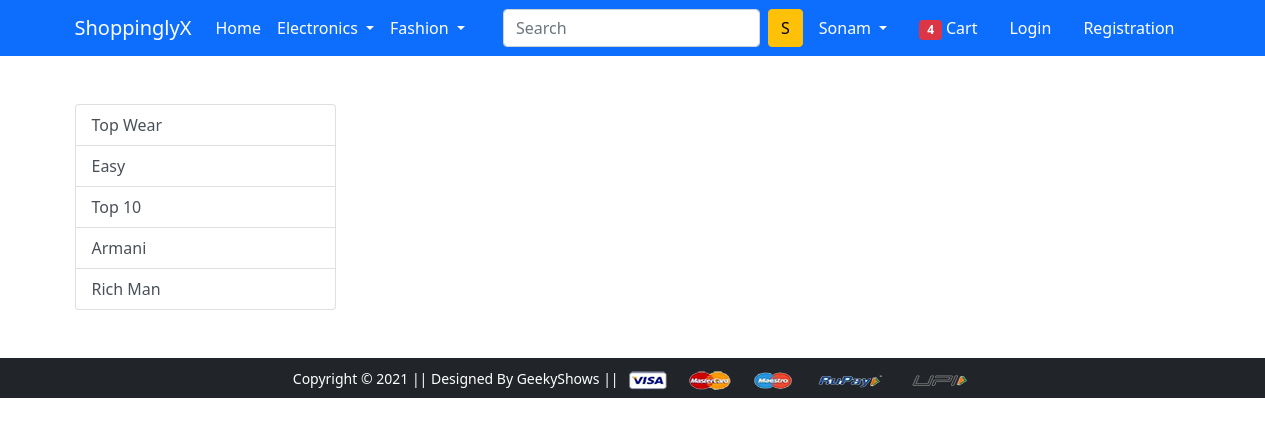
/topwear/, run on an earlier commit of the app's database.
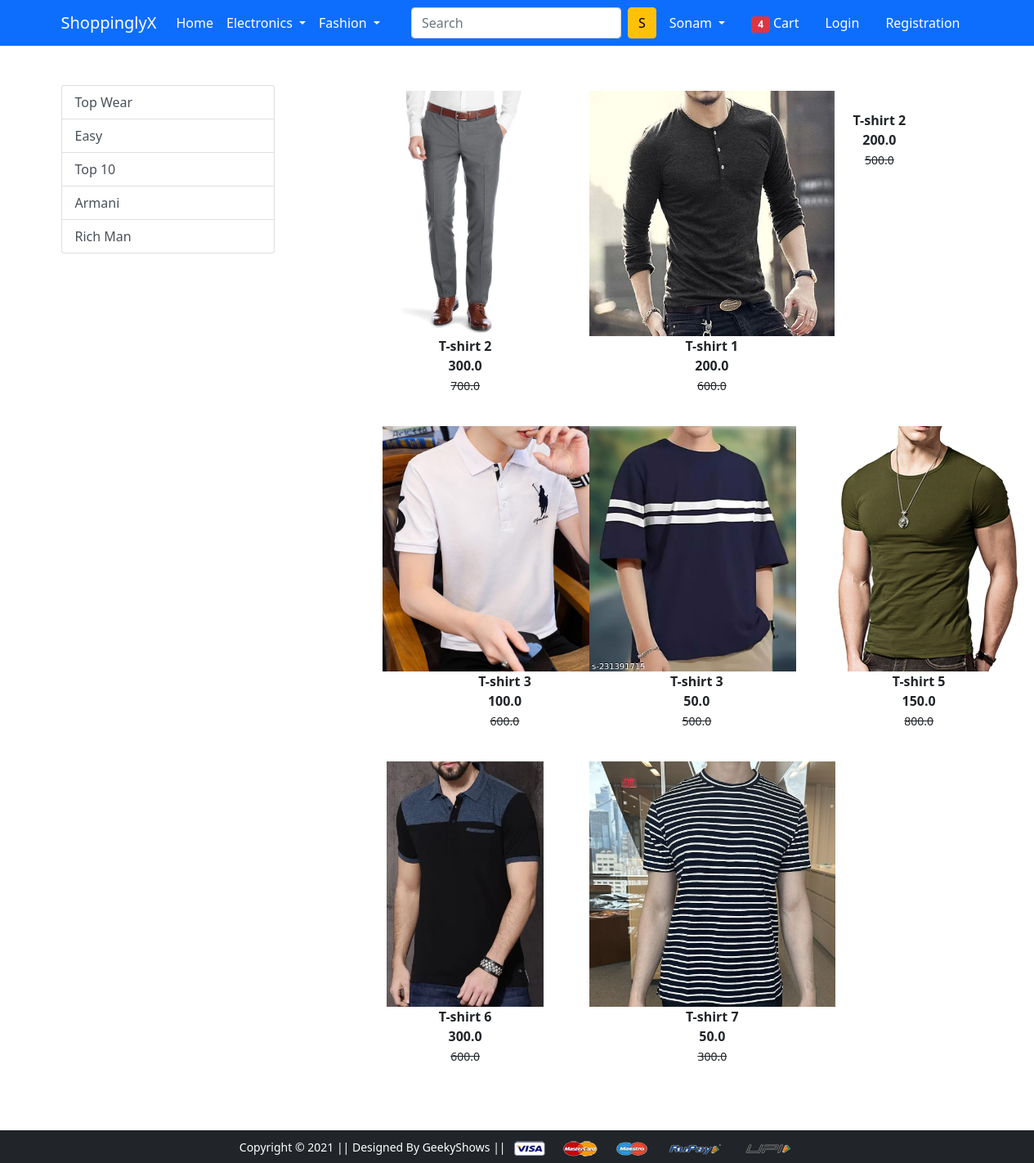
And on a later commit of the database.
### app/models.py (models this page shows, shortened)
class Product(models.Model):
    title = models.CharField(max_length=100)
    selling_price = models.FloatField()
    discount_price =  models.FloatField()
    description = models.TextField()
    brand = models.CharField(max_length=50)
    category = models.CharField(choices=CATEGORY_CHOICES,max_length=2)
    product_img = models.ImageField(upload_to="productimg")

### app/views.py (the view)
# urls.py: path('topwear/', views.top_wear, name='topwear'),
def top_wear(request,data = None):
 if data == None:
  topwear = Product.objects.filter(category ="TW")
 elif data == "Easy" or data == "Armani" or data == 'Top10' or data == "Richman":
  topwear = Product.objects.filter(category = "TW").filter(brand = data)
 return render(request,'app/topwear.html',{"topwears":topwear})

### app/templates/app/topwear.html (shortened to what this page needs)
{% extends 'app/base.html' %}
{% load static %}
{% block main-content %}
<div class="container my-5">
 <div class="row">
  <div class="col-sm-3">
    <div class="list-group">
        <a href="{% url 'topwear' %}" class="list-group-item list-group-item-action" aria-current="true">Top Wear</a>
        <a href="{% url 'topweardata' 'Easy' %}" class="list-group-item list-group-item-action" aria-current="true">Easy</a>
        <a href="{% url 'topweardata' 'Top10' %}" class="list-group-item list-group-item-action" aria-current="true">Top 10</a>
        <a href="{% url 'topweardata' 'Armani' %}" class="list-group-item list-group-item-action" aria-current="true">Armani</a>
        <a href="{% url 'topweardata' 'Richman' %}" class="list-group-item list-group-item-action" aria-current="true">Rich Man</a>
    </div>
  </div>
  <div class="col-sm-8 offset-sm-1">
    <div class="row">
        {% for product in topwears %}
        <div class="col-sm-4 text-center mb-4">
            <a href="{% url 'product-detail' product.id %}" class="btn">
            <div class="item">
                <img src="{{product.product_img.url}}" alt="" height="300" class="">
                <div class="fw-bold">{{product.title}}</div>
                <div class="fw-bold">{{product.discount_price}}</div>
                <small class="fw-light text-decoration-line-through">{{product.selling_price}}</small>
            </div>
            </a>
        </div>
        {% endfor %}
    </div>
  </div>
 </div>
</div>
{% endblock main-content %}

### app/templates/app/base.html (shortened to what this page needs)
<!doctype html>
{% load static %}
<html lang="en">
  <head>
    <link href="https://cdn.jsdelivr.net/npm/bootstrap@5.0.0-beta1/dist/css/bootstrap.min.css" rel="stylesheet">
    <link rel="stylesheet" href="{% static 'app/css/owl.carousel.min.css' %}">
    <link rel="stylesheet" href="{% static 'app/css/all.min.css' %}">
    <link rel="stylesheet" href="{% static 'app/css/style.css' %}">
  </head>
  <body>
    <nav class="navbar navbar-expand-lg navbar-dark bg-primary">
     <div class="container">
       <a class="navbar-brand" href="/">ShoppinglyX</a>
       <div class="collapse navbar-collapse" id="navbarSupportedContent">
         <ul class="navbar-nav me-auto mb-2 mb-lg-0">
           <li class="nav-item">
             <a class="nav-link active" aria-current="page" href="/">Home</a>
           </li>
           <li class="nav-item dropdown">
             <a class="nav-link dropdown-toggle text-white" href="#" id="electronicsDropdown" role="button" data-bs-toggle="dropdown" aria-expanded="false">
               Electronics
             </a>
           </li>
           <li class="nav-item dropdown">
             <a class="nav-link dropdown-toggle text-white" href="#" id="fashionDropdown" role="button" data-bs-toggle="dropdown" aria-expanded="false">
               Fashion
             </a>
           </li>
         </ul>
         <form class="d-flex">
           <input class="form-control me-2" type="search" placeholder="Search" aria-label="Search">
           <button class="btn btn-warning" type="submit">S</button>
         </form>
         <div>
          <ul class="navbar-nav me-auto mb-2 mb-lg-0">
           <li class="nav-item dropdown mx-2">
              <a class="nav-link dropdown-toggle text-white" href="#" id="profileDropdown" role="button" data-bs-toggle="dropdown" aria-expanded="false">
                Sonam
              </a>
            </li>
            <li class="nav-item mx-2">
             <a href="{% url 'add-to-cart' %}" class="nav-link text-white"><span class="badge bg-danger">4</span> Cart </a>
            </li>
            <li class="nav-item mx-2">
             <a href="{% url 'login' %}" class="nav-link text-white">Login</a>
            </li>
            <li class="nav-item mx-2">
             <a href="{% url 'customerregistration' %}" class="nav-link text-white">Registration</a>
            </li>
          </ul>
         </div>
       </div>
     </div>
    </nav>
    {% block main-content %} {% endblock main-content %}
    <footer class="container-fluid bg-dark text-center p-2 mt-5">
        <small class="text-white">Copyright &copy; 2021 || Designed By GeekyShows || </small>
        <img src="{% static 'app/images/payment.png' %}" alt="" srcset="" class="img-fluid" height="2px">
    </footer>
  </body>
</html>

What changed in the data, as far as the page shows it:
added Product: product_img (picture), title "T-shirt 2", discount_price "300.0", selling_price "700.0"
added Product: product_img (picture), title "T-shirt 1", discount_price "200.0", selling_price "600.0"
added Product: title "T-shirt 2", discount_price "200.0", selling_price "500.0"
added Product: product_img (picture), title "T-shirt 3", discount_price "100.0", selling_price "600.0"
added Product: product_img (picture), title "T-shirt 3", discount_price "50.0", selling_price "500.0"
added Product: product_img (picture), title "T-shirt 5", discount_price "150.0", selling_price "800.0"
added Product: product_img (picture), title "T-shirt 6", discount_price "300.0", selling_price "600.0"
added Product: product_img (picture), title "T-shirt 7", discount_price "50.0", selling_price "300.0"
